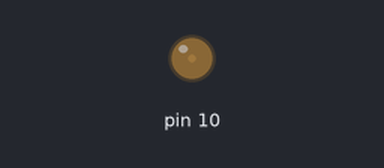
Recording of a sketch running on a simulated Arduino Uno, built with avr-gcc and run on an emulated ATmega328P. On the bench: output pins drawn as LEDs (lit = HIGH).

Above: at 0.15 s.
At 9.46 s:
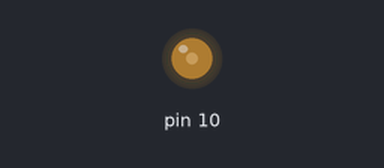
At 18.47 s:
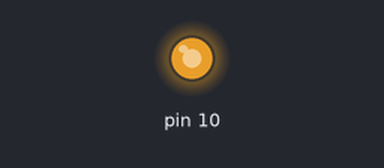
At 39.79 s:
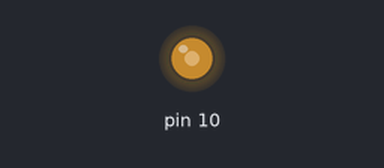
Timing chart, 0 to 40.0 s (numbered marks = the images above):
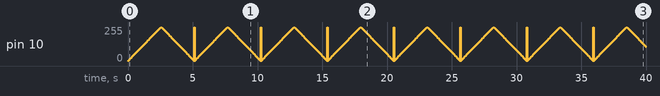

The sketch:

0328_3led.ino
```cpp
void setup() {
  // put your setup code here, to run once:
  pinMode(10,OUTPUT);
}

void loop() {
  // 점점 밝아지게
  for (int i = 0; i <= 255; i++){
    analogWrite(10,i);
    delay(10);
  }

  // 점점 어두워지게 1
  for (int i = 255; i >= 0; i--){
    analogWrite(10,i);
    delay(10);
  }
    // 점점 어두워지게 2
    for (int i = 0; i <= 0; i ++){
    analogWrite(10, 255-i);
    delay(10);
  }
}
```
